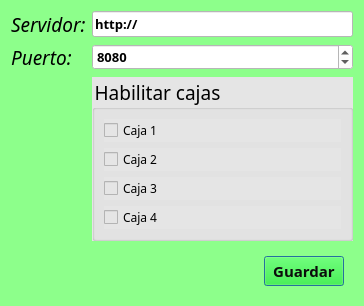
<?xml version="1.0" encoding="UTF-8"?>
<ui version="4.0">
 <class>Configuracion</class>
 <widget class="QDialog" name="Configuracion">
  <property name="geometry">
   <rect>
    <x>0</x>
    <y>0</y>
    <width>364</width>
    <height>302</height>
   </rect>
  </property>
  <property name="cursor">
   <cursorShape>ArrowCursor</cursorShape>
  </property>
  <property name="windowTitle">
   <string>Configuracion</string>
  </property>
  <property name="windowIcon">
   <iconset>
    <normaloff>../../big-data.svg</normaloff>../../big-data.svg</iconset>
  </property>
  <property name="styleSheet">
   <string notr="true">background-color: rgb(141, 255, 139);</string>
  </property>
  <layout class="QFormLayout" name="formLayout">
   <item row="0" column="0">
    <widget class="QLabel" name="label">
     <property name="font">
      <font>
       <family>Monotype Corsiva</family>
       <pointsize>14</pointsize>
       <italic>true</italic>
      </font>
     </property>
     <property name="text">
      <string>Servidor:</string>
     </property>
    </widget>
   </item>
   <item row="0" column="1">
    <widget class="QLineEdit" name="inDireccion">
     <property name="font">
      <font>
       <family>Yu Gothic UI Semibold</family>
       <pointsize>10</pointsize>
       <weight>75</weight>
       <bold>true</bold>
      </font>
     </property>
     <property name="styleSheet">
      <string notr="true">background-color: rgb(255, 255, 255);</string>
     </property>
     <property name="text">
      <string>http://</string>
     </property>
    </widget>
   </item>
   <item row="1" column="0">
    <widget class="QLabel" name="label_2">
     <property name="font">
      <font>
       <family>Monotype Corsiva</family>
       <pointsize>14</pointsize>
       <italic>true</italic>
      </font>
     </property>
     <property name="text">
      <string>Puerto:</string>
     </property>
    </widget>
   </item>
   <item row="1" column="1">
    <widget class="QSpinBox" name="inPuerto">
     <property name="font">
      <font>
       <family>Yu Gothic UI Semibold</family>
       <pointsize>10</pointsize>
       <weight>75</weight>
       <bold>true</bold>
      </font>
     </property>
     <property name="styleSheet">
      <string notr="true">background-color: rgb(255, 255, 255);</string>
     </property>
     <property name="maximum">
      <number>9999</number>
     </property>
     <property name="value">
      <number>8080</number>
     </property>
    </widget>
   </item>
   <item row="2" column="1">
    <widget class="QGroupBox" name="groupBox">
     <property name="font">
      <font>
       <family>MV Boli</family>
       <pointsize>14</pointsize>
      </font>
     </property>
     <property name="contextMenuPolicy">
      <enum>Qt::PreventContextMenu</enum>
     </property>
     <property name="styleSheet">
      <string notr="true">background-color: rgb(229, 229, 229);</string>
     </property>
     <property name="title">
      <string>Habilitar cajas</string>
     </property>
     <layout class="QVBoxLayout" name="verticalLayout">
      <item>
       <widget class="QCheckBox" name="chkCaja1">
        <property name="font">
         <font>
          <family>Lucida Calligraphy</family>
          <pointsize>9</pointsize>
         </font>
        </property>
        <property name="layoutDirection">
         <enum>Qt::LeftToRight</enum>
        </property>
        <property name="text">
         <string>Caja 1</string>
        </property>
       </widget>
      </item>
      <item>
       <widget class="QCheckBox" name="chkCaja2">
        <property name="font">
         <font>
          <family>Lucida Calligraphy</family>
          <pointsize>9</pointsize>
         </font>
        </property>
        <property name="layoutDirection">
         <enum>Qt::LeftToRight</enum>
        </property>
        <property name="text">
         <string>Caja 2</string>
        </property>
       </widget>
      </item>
      <item>
       <widget class="QCheckBox" name="chkCaja3">
        <property name="font">
         <font>
          <family>Lucida Calligraphy</family>
          <pointsize>9</pointsize>
         </font>
        </property>
        <property name="layoutDirection">
         <enum>Qt::LeftToRight</enum>
        </property>
        <property name="text">
         <string>Caja 3</string>
        </property>
       </widget>
      </item>
      <item>
       <widget class="QCheckBox" name="chkCaja4">
        <property name="font">
         <font>
          <family>Lucida Calligraphy</family>
          <pointsize>9</pointsize>
         </font>
        </property>
        <property name="layoutDirection">
         <enum>Qt::LeftToRight</enum>
        </property>
        <property name="text">
         <string>Caja 4</string>
        </property>
       </widget>
      </item>
     </layout>
    </widget>
   </item>
   <item row="3" column="1">
    <widget class="QWidget" name="widget" native="true">
     <property name="cursor">
      <cursorShape>OpenHandCursor</cursorShape>
     </property>
     <layout class="QHBoxLayout" name="horizontalLayout">
      <item>
       <spacer name="horizontalSpacer">
        <property name="orientation">
         <enum>Qt::Horizontal</enum>
        </property>
        <property name="sizeHint" stdset="0">
         <size>
          <width>40</width>
          <height>20</height>
         </size>
        </property>
       </spacer>
      </item>
      <item>
       <widget class="QPushButton" name="btnGuardar">
        <property name="font">
         <font>
          <family>Rockwell Extra Bold</family>
          <pointsize>11</pointsize>
          <weight>75</weight>
          <bold>true</bold>
         </font>
        </property>
        <property name="cursor">
         <cursorShape>ClosedHandCursor</cursorShape>
        </property>
        <property name="styleSheet">
         <string notr="true">background-color: rgb(0, 255, 0);
color: rgb(12, 12, 12);</string>
        </property>
        <property name="text">
         <string>Guardar</string>
        </property>
       </widget>
      </item>
     </layout>
    </widget>
   </item>
  </layout>
 </widget>
 <resources/>
 <connections/>
</ui>
